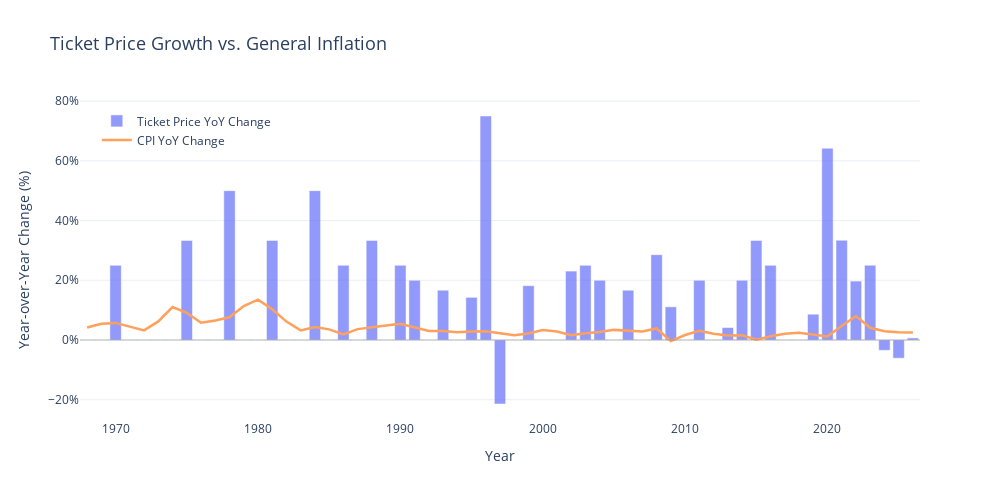

The cell this chart's notebook holds for it:
### Markdown cell above
---
## Chart 4: Ticket Price Growth vs. Inflation Rate

### Code cell
plot_df = df.iloc[1:].copy()  # Skip first row (no YoY for SB I)

fig = go.Figure()

fig.add_trace(go.Bar(
    x=plot_df['year'], y=plot_df['yoy_pct_change'],
    name='Ticket Price YoY Change',
    marker_color=COLORS['nominal'],
    opacity=0.7,
    hovertemplate='%{x}<br>Ticket: %{y:+.1f}%<extra></extra>'
))

fig.add_trace(go.Scatter(
    x=plot_df['year'], y=plot_df['cpi_yoy_pct_change'],
    name='CPI YoY Change',
    mode='lines',
    line=dict(color=COLORS['cpi'], width=2.5),
    hovertemplate='%{x}<br>CPI: %{y:+.1f}%<extra></extra>'
))

fig.add_hline(y=0, line_dash="solid", line_color="gray", line_width=0.5)

fig.update_layout(
    title=dict(text='Ticket Price Growth vs. General Inflation', font_size=18),
    xaxis_title='Year',
    yaxis_title='Year-over-Year Change (%)',
    yaxis_ticksuffix='%',
    width=1000, height=500,
    legend=dict(x=0.02, y=0.98),
    hovermode='x unified',
)

fig.show()
fig.write_image(EXPORT_DIR / "yoy_growth_vs_cpi.png", scale=2)

### Figure 1 — Plotly figure (JSON) as saved in the notebook; plotly's stock layout.template omitted (floating-point values rounded to 4 significant figures)
{"data": [{"hovertemplate": "%{x}<br>Ticket: %{y:+.1f}%<extra></extra>", "marker": {"color": "#636EFA"}, "name": "Ticket Price YoY Change", "opacity": 0.7, "type": "bar", "x": [1968, 1969, 1970, 1971, 1972, 1973, 1974, 1975, 1976, 1977, 1978, 1979, 1980, 1981, 1982, 1983, 1984, 1985, 1986, 1987, 1988, 1989, 1990, 1991, 1992, 1993, 1994, 1995, 1996, 1997, 1998, 1999, 2000, 2001, 2002, 2003, 2004, 2005, 2006, 2007, 2008, 2009, 2010, 2011, 2012, 2013, 2014, 2015, 2016, 2017, 2018, 2019, 2020, 2021, 2022, 2023, 2024, 2025, 2026], "y": [0.0, 0.0, 25.0, 0.0, 0.0, 0.0, 0.0, 33.33, 0.0, 0.0, 50.0, 0.0, 0.0, 33.33, 0.0, 0.0, 50.0, 0.0, 25.0, 0.0, 33.33, 0.0, 25.0, 20.0, 0.0, 16.67, 0.0, 14.29, 75.0, -21.43, 0.0, 18.18, 0.0, 0.0, 23.08, 25.0, 20.0, 0.0, 16.67, 0.0, 28.57, 11.11, 0.0, 20.0, 0.0, 4.167, 20.0, 33.33, 25.0, 0.0, 0.0, 8.64, 64.21, 33.41, 19.73, 25.03, -3.447, -6.093, 0.6934]}, {"hovertemplate": "%{x}<br>CPI: %{y:+.1f}%<extra></extra>", "line": {"color": "#FFA15A", "width": 2.5}, "mode": "lines", "name": "CPI YoY Change", "type": "scatter", "x": [1968, 1969, 1970, 1971, 1972, 1973, 1974, 1975, 1976, 1977, 1978, 1979, 1980, 1981, 1982, 1983, 1984, 1985, 1986, 1987, 1988, 1989, 1990, 1991, 1992, 1993, 1994, 1995, 1996, 1997, 1998, 1999, 2000, 2001, 2002, 2003, 2004, 2005, 2006, 2007, 2008, 2009, 2010, 2011, 2012, 2013, 2014, 2015, 2016, 2017, 2018, 2019, 2020, 2021, 2022, 2023, 2024, 2025, 2026], "y": [4.192, 5.46, 5.722, 4.381, 3.21, 6.22, 11.04, 9.128, 5.762, 6.503, 7.591, 11.35, 13.5, 10.32, 6.161, 3.212, 4.317, 3.561, 1.859, 3.65, 4.137, 4.818, 5.403, 4.208, 3.01, 2.994, 2.561, 2.834, 2.953, 2.294, 1.558, 2.209, 3.361, 2.846, 1.581, 2.279, 2.663, 3.388, 3.226, 2.827, 3.859, -0.3716, 1.678, 3.118, 2.09, 1.481, 1.588, 0.1267, 1.266, 2.125, 2.448, 1.832, 1.212, 4.714, 8.007, 4.1, 2.954, 2.614, 2.516]}], "layout": {"height": 500, "hovermode": "x unified", "legend": {"x": 0.02, "y": 0.98}, "shapes": [{"line": {"color": "gray", "dash": "solid", "width": 0.5}, "type": "line", "x0": 0, "x1": 1, "xref": "x domain", "y0": 0, "y1": 0, "yref": "y"}], "title": {"font": {"size": 18}, "text": "Ticket Price Growth vs. General Inflation"}, "width": 1000, "xaxis": {"title": {"text": "Year"}}, "yaxis": {"ticksuffix": "%", "title": {"text": "Year-over-Year Change (%)"}}}}
